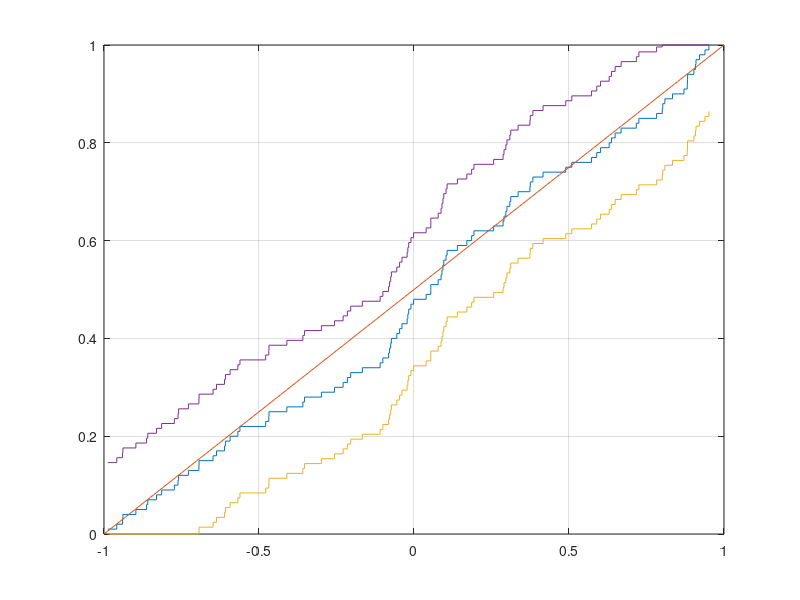

Write the MATLAB code that produced this figure.
pkg load statistics;
clc;
clear;

x = -1;
y = 1;

n = 100;
m = 1;
v = sort(unifrnd(x, y, n, m));

Fn = 1 / n : 1 / n : 1;
Fx = -1 : 1 / n : 1;
F = unifcdf(Fx, x, y);
[a, b] = stairs(v, Fn);


d = 1.36 / sqrt(n);

b1 = max(0, b - d);
b2 = min(1, b + d);
plot(a, b, Fx, F, a, b1, a, b2), grid;
